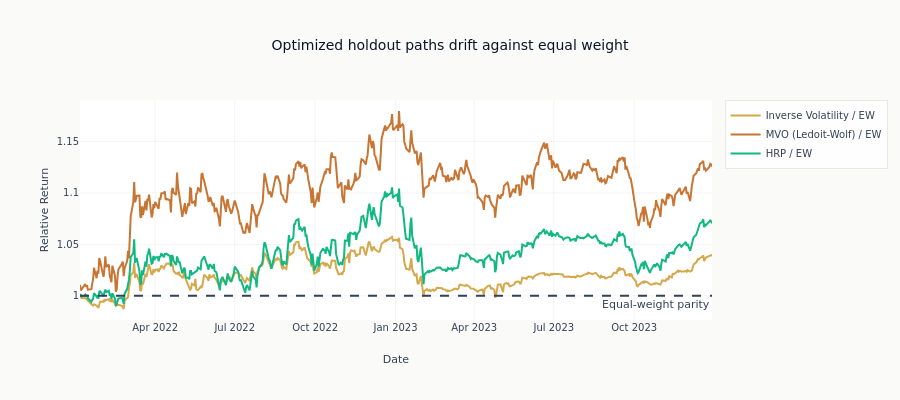

The cell this chart's notebook holds for it:
### Markdown cell above
## 11. Relative Performance

### Code cell
# Compute relative performance vs Equal Weight baseline
baseline_cum = results["Equal Weight"]["cumulative_return"]

fig = go.Figure()

for name, result in results.items():
    if name == "Equal Weight":
        continue

    # Align lengths
    min_len = min(len(result["cumulative_return"]), len(baseline_cum))
    relative = result["cumulative_return"][:min_len] / baseline_cum[:min_len]

    fig.add_trace(
        go.Scatter(
            x=result["dates"][:min_len],
            y=relative,
            mode="lines",
            name=f"{name} / EW",
            line=dict(color=colors[name], width=2),
        )
    )

fig.add_hline(
    y=1.0,
    line_dash="dash",
    line_color=COLORS["neutral"],
    annotation_text="Equal-weight parity",
    annotation_position="bottom right",
)

fig.update_layout(
    title="Optimized holdout paths drift against equal weight",
    xaxis_title="Date",
    yaxis_title="Relative Return",
    height=400,
)
show_plotly_with_alt(
    fig,
    "Three ratio curves against date, each optimized allocation's cumulative return divided by equal weight's, with a dashed line at parity.",
)

### Figure 1 — Plotly figure (JSON) as saved in the notebook; plotly's stock layout.template omitted (floating-point values rounded to 4 significant figures; data arrays with more than 128 entries replaced by an {"elided": "..."} marker saying what was removed)
{"data": [{"line": {"color": "#D4A84B", "width": 2}, "mode": "lines", "name": "Inverse Volatility / EW", "type": "scatter", "x": {"elided": "499 str values"}, "y": {"elided": "499 float values"}}, {"line": {"color": "#C87533", "width": 2}, "mode": "lines", "name": "MVO (Ledoit-Wolf) / EW", "type": "scatter", "x": {"elided": "499 str values"}, "y": {"elided": "499 float values"}}, {"line": {"color": "#10b981", "width": 2}, "mode": "lines", "name": "HRP / EW", "type": "scatter", "x": {"elided": "499 str values"}, "y": {"elided": "499 float values"}}], "layout": {"annotations": [{"showarrow": false, "text": "Equal-weight parity", "x": 1, "xanchor": "right", "xref": "x domain", "y": 1.0, "yanchor": "top", "yref": "y"}], "height": 400, "shapes": [{"line": {"color": "#334155", "dash": "dash"}, "type": "line", "x0": 0, "x1": 1, "xref": "x domain", "y0": 1.0, "y1": 1.0, "yref": "y"}], "title": {"text": "Optimized holdout paths drift against equal weight"}, "xaxis": {"title": {"text": "Date"}}, "yaxis": {"title": {"text": "Relative Return"}}}}
